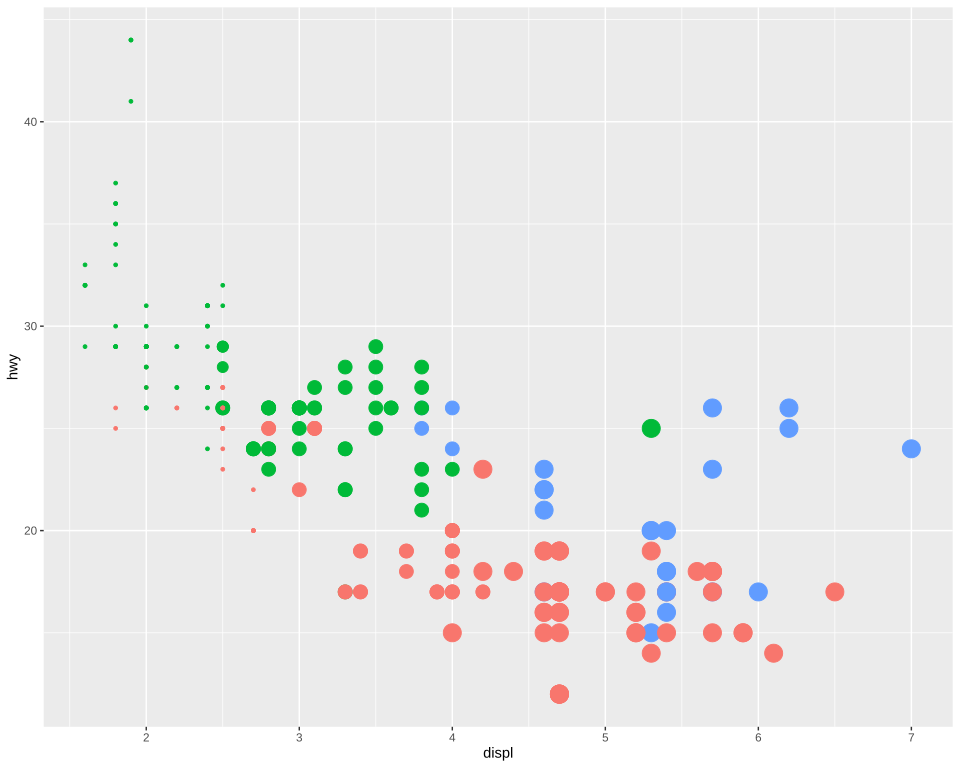

Here is the R script that generated this plot:
# The plot test/golden/theme_legend_none.svg draws, drawn by ggplot2 itself, as ggplot2's own visual
# tests draw their snapshots: the independent check on that golden whenever it changes. The suite
# never runs this; it needs R, ggplot2 and vdiffr, saved as the Docker image giggly-r:ggplot2-4.0.3.
# From the repository's root:
#
#   docker run --rm -v "$PWD/test/golden":/golden:ro giggly-r:ggplot2-4.0.3 \
#     Rscript /golden/theme_legend_none.R > theme_legend_none.ggplot2.svg
#
# and compare the two drawings element by element, as test/golden/point.R describes.
#
# legend.position = "none": the colour and size legends are drawn nowhere, and the panel takes
# their room and the spacing before them.
#
# First checked with ggplot2 4.0.3 and vdiffr 1.0.9: every element and clip path matches, and the
# one departure is test/golden/point.R's, the x axis drawn before the y.

library(ggplot2)

plot <- ggplot(mpg, aes(displ, hwy, colour = drv, size = cyl)) +
  geom_point() +
  theme_gray() +
  theme(legend.position = "none")

file <- tempfile(fileext = ".svg")
vdiffr::write_svg(plot, file)
cat(readLines(file), sep = "\n")
